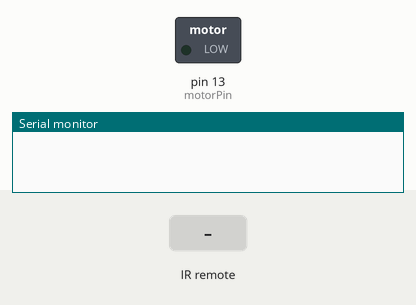
A sketch run on a simulated Arduino Uno, built with avr-gcc and run on an emulated ATmega328P. On the bench: switched loads named in the sketch (green lamp = pin HIGH), the last lines printed to the serial monitor. The inputs (shaded band) are chosen by the test bench.

Above: at 1.2 s.
1.3 s: infrared code 0xB24D48B7 received
At 2.4 s:
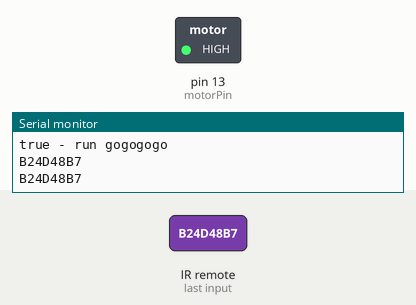
2.8 s: infrared code 0xB24D00FF received
At 3.5 s:
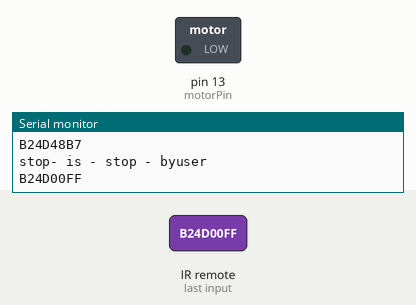
Timing chart, 0 to 5.8 s (numbered marks = the images above; inputs shaded):
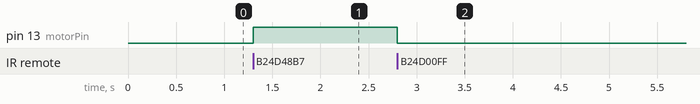

The sketch:

IBBB.ino
```cpp
#include <IRremote.h>

int RECV_PIN = 11;

IRrecv irrecv(RECV_PIN);

decode_results results;

int motorPin = 13;

void setup()
{
  Serial.begin(9600);
  irrecv.enableIRIn(); // Start the receiver
  pinMode(motorPin , OUTPUT);
}

void loop() {
  if (irrecv.decode(&results)) {
    if(results.value == 0xB24D48B7){
      Serial.println("true - run gogogogo");
    Serial.println(results.value, HEX);
    irrecv.resume(); // Receive the next value
    digitalWrite(motorPin , HIGH);
  }
  else if(results.value == 0xB24D00FF){
      digitalWrite(motorPin , LOW);
      Serial.println("stop- is - stop - byuser");
      irrecv.resume();
    }
  else{
    Serial.println("false-not-avaliable signal");
    Serial.println(results.value, HEX);
    irrecv.resume(); // Receive the next value
    digitalWrite(motorPin , LOW);
  }
  Serial.println(results.value, HEX);
  delay(1000);
 }
}
```

Measured:
- after the input at 1.3 s, pin 13 (motorPin): LOW → HIGH at once
- after the input at 2.8 s, pin 13 (motorPin): HIGH → LOW at once
